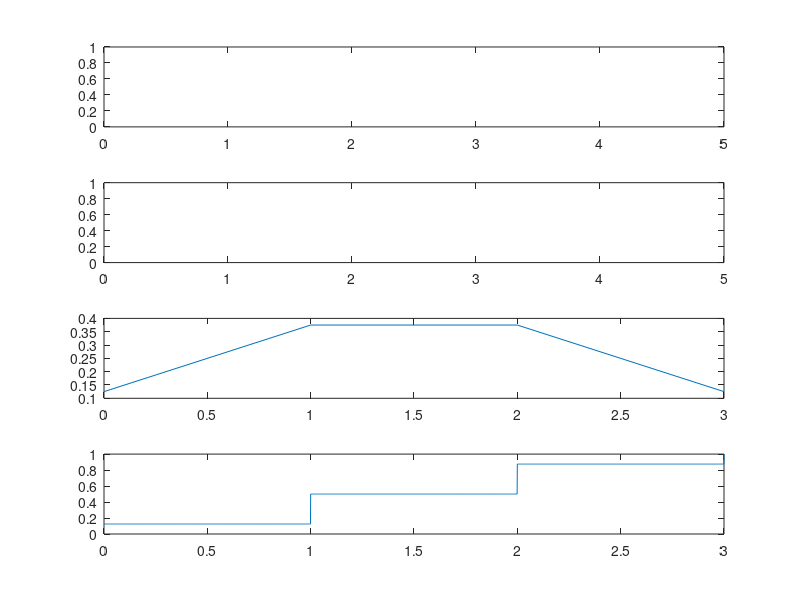

Source code (MATLAB):
n = input("Input number of values ");
p = input('"Input probability "');

v = 0 : 1 : n;
y = binopdf(v, n, p);
subplot(4,1,1)
plot(v, y)

w = 0 : 0.001 : n;
z = binocdf(w, n, p);
subplot(4,1,2)
plot(w, z);

n = 3;
p = 0.5;
v = 0 : 1 : n;
y = binopdf(v, n, p);
subplot(4,1,3)
plot(v, y)
w = 0 : 0.001 : n;
z = binocdf(w, n, p);
subplot(4,1,4)
plot(w, z)

N = 3;
X = 0;
for i = 1 : N
   toss = rand;
   if toss > 0.5
     X = X + 1;
    endif
endfor
X